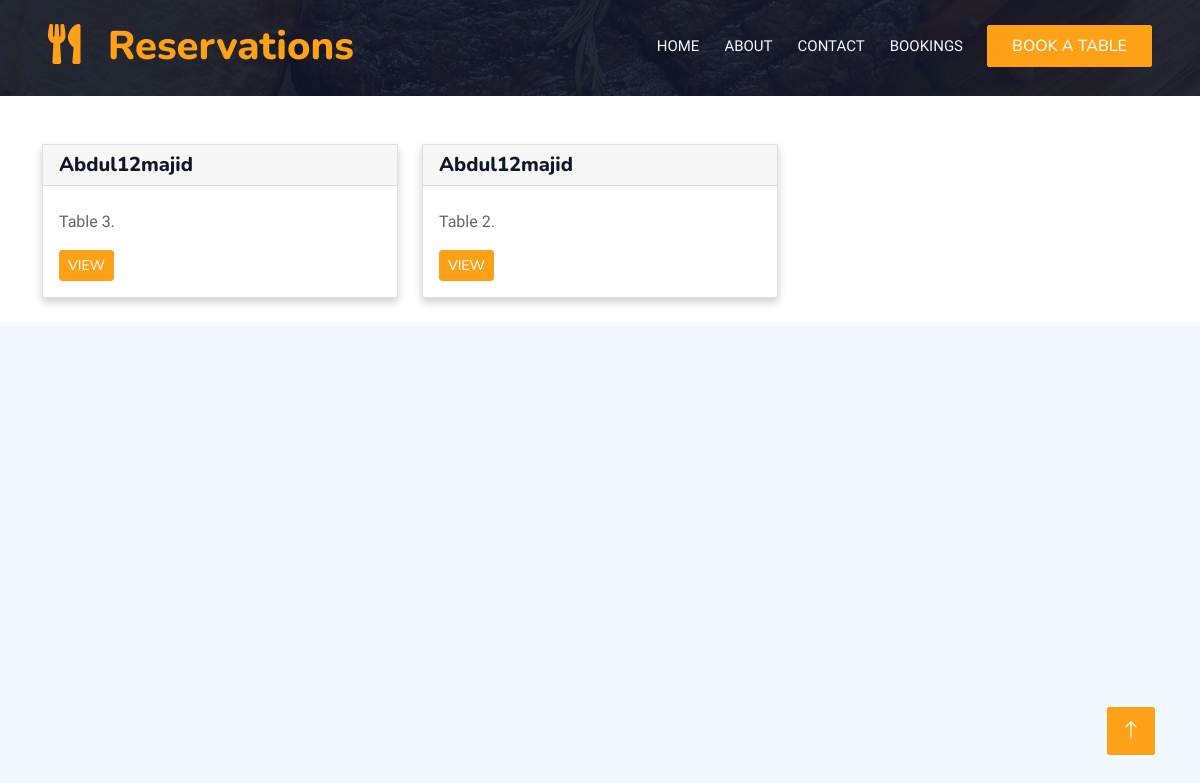
Page /reservations (signed in) on the earlier database version.
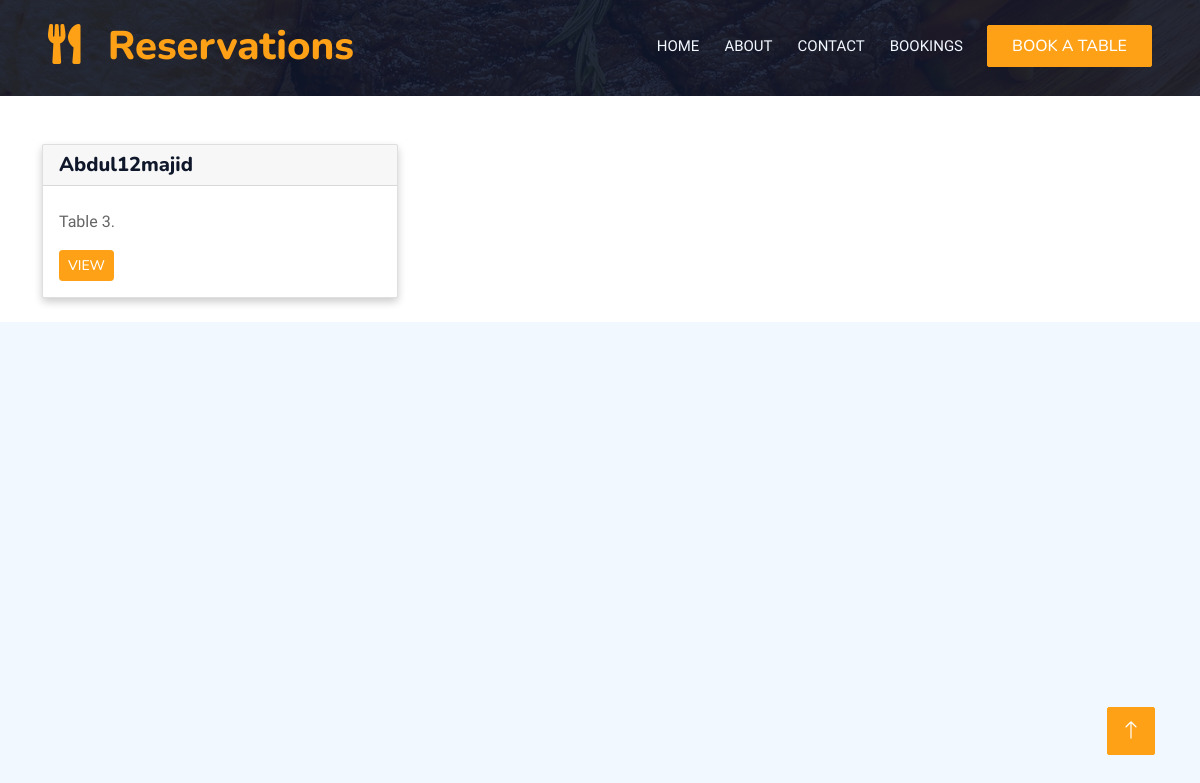
Same page on the later database version.
### restaurant_app/models.py (models this page shows, shortened)
class Booking(models.Model):
	name = models.CharField(max_length=50, blank=False)
	email = models.CharField(max_length=150, blank=False)
	contact = models.CharField(max_length=50, blank=True)
	date = models.DateField(auto_now_add=True)
	time = models.CharField(max_length=50, blank=False)
	message = models.TextField("Enquiry", blank=True)
	table = models.ForeignKey(Table, blank=True, on_delete=models.CASCADE)
	status = models.ForeignKey(Status, blank=True, on_delete=models.CASCADE)

class Table(models.Model):
	name = models.CharField(max_length=50, blank=False)
	location = models.CharField(max_length=150, blank=False)
	is_available = models.BooleanField(default=True)
	def __str__(self):
		return str(self.name)

### restaurant_app/views.py (the view)
# urls.py: path('reservations', views.reservations, name='reservations'),
@login_required(login_url='login-user')
def reservations(request):
	reservations_made = request.user.profile.bookings.all().order_by('-id')
	context = {
	"reservations_made":reservations_made,
	"full_reservations": [booking for booking in reservations_made],  # Include full details
	}
	return render(request, 'reservations.html', context)

### restaurant_app/templates/reservations.html (shortened to what this page needs)
{% extends 'base.html' %}
{% block heading_title %}
   Reservations
{% endblock %}
{% block content %}
<div class="container">
<div class="row">
    {% for reserve in reservations_made %}
    <div class="col-md-4">
      <div class="card">
        <h5 class="card-header" style="text-align: left">{{ reserve.name }}</h5>
        <div class="card-body">
          <p class="card-text">{{ reserve.table }}.</p>
          <a href="{% url 'details' reserve.id %}" class="btn btn-primary btn-sm">View</a>
        </div>
      </div>
    </div>
   {% endfor %}
</div></br>
</div>
{% endblock %}

### restaurant_app/templates/base.html (shortened to what this page needs)
<!DOCTYPE html>
{% load static %}
<html lang="en">
<head>
    <link href="https://cdn.jsdelivr.net/npm/bootstrap@5.1.3/dist/css/bootstrap.min.css" rel="stylesheet">
    <link href="https://cdnjs.cloudflare.com/ajax/libs/font-awesome/5.10.0/css/all.min.css" rel="stylesheet">
    <link href="https://cdn.jsdelivr.net/npm/bootstrap-icons@1.4.1/font/bootstrap-icons.css" rel="stylesheet">
    <link href="lib/animate/animate.min.css" rel="stylesheet">
    <link href="lib/owlcarousel/assets/owl.carousel.min.css" rel="stylesheet">
    <link href="lib/tempusdominus/css/tempusdominus-bootstrap-4.min.css" rel="stylesheet" />
    <link href="{% static 'app/css/bootstrap.min.css' %}" rel="stylesheet">
    <link href="{% static 'app/css/style.css' %}" rel="stylesheet">
</head>
<body>
    <div class="container-xxl bg-white p-0">
        <div class="container-xxl position-relative p-0">
            <nav class="navbar navbar-expand-lg navbar-dark bg-dark px-4 px-lg-5 py-3 py-lg-0">
                <a href="" class="navbar-brand p-0">
                    <h1 class="text-primary m-0"><i class="fa fa-utensils me-3"></i>{% block heading_title %}{% endblock %}</h1>
                </a>
                <div class="collapse navbar-collapse" id="navbarCollapse">
                    <div class="navbar-nav ms-auto py-0 pe-4">
                        <a href="/" class="nav-item nav-link">Home</a>
                        <a href="{% url 'about' %}" class="nav-item nav-link">About</a>
                        <a href="{% url 'contact' %}" class="nav-item nav-link">Contact</a>
                        <a href="{% url 'reservations' %}" class="nav-item nav-link">Bookings</a>
                    </div>
                    <a href="{% url 'book_table' %}" class="btn btn-primary py-2 px-4">Book A Table</a>
                </div>
            </nav>
            <div class="container-xxl py-5 bg-dark hero-header mb-5">
            </div>
        </div>
        {% block content %}
        {% endblock %}
        <a href="#" class="btn btn-lg btn-primary btn-lg-square back-to-top"><i class="bi bi-arrow-up"></i></a>
    </div>
</body>
</html>

### static/app/css/style.css (style rules this page uses)
:root { --primary: #FEA116; --light: #F1F8FF; --dark: #0F172B; }
.back-to-top { position: fixed; display: none; right: 45px; bottom: 45px; z-index: 99; }
.btn { font-family: 'Nunito', sans-serif; font-weight: 500; text-transform: uppercase; transition: .5s; }
.btn.btn-primary, .btn.btn-secondary { color: #FFFFFF; }
.btn-lg-square { width: 48px; height: 48px; }
.btn-square, .btn-sm-square, .btn-lg-square { padding: 0; display: flex; align-items: center; justify-content: center; font-weight: normal; border-radius: 2px; }
.navbar-dark .navbar-nav .nav-link { position: relative; margin-left: 25px; padding: 35px 0; font-size: 15px; color: var(--light) !important; text-transform: uppercase; font-weight: 500; outline: none; transition: .5s; }
@media (min-width: 992px) { .navbar-dark { position: absolute; width: 100%; top: 0; left: 0; z-index: 999; background: transparent !important; } }
.hero-header { background: linear-gradient(rgba(15, 23, 43, .9), rgba(15, 23, 43, .9)), url(../img/bg-hero.jpg); background-position: center center; background-repeat: no-repeat; background-size: cover; }

### restaurant_app/templates/reservations.html (style rules this page uses)
.card { box-shadow: 0 4px 8px 0 rgba(0, 0, 0, 0.2); transition: box-shadow 0.3s ease-in-out; }

Differences in the rows shown:
removed Booking: name "Abdul12majid", table "Table 2"
